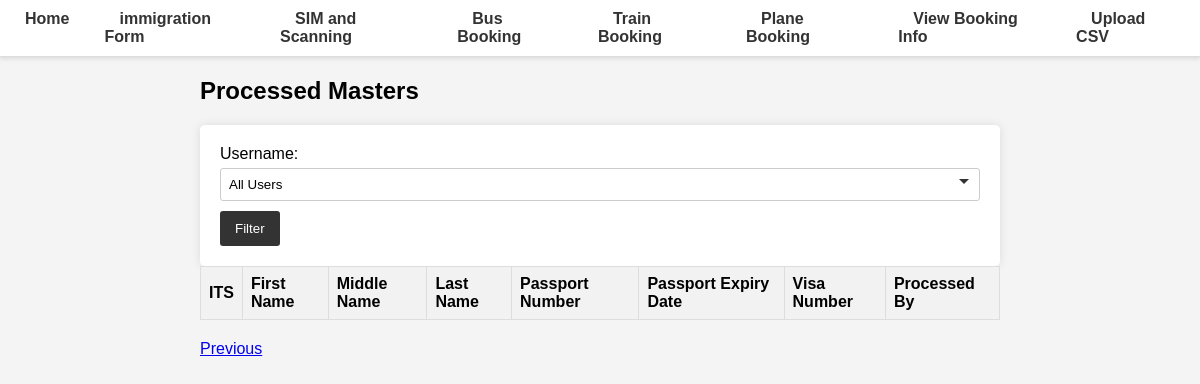
Page /processed-masters/?page=3&user=None on the earlier database version.
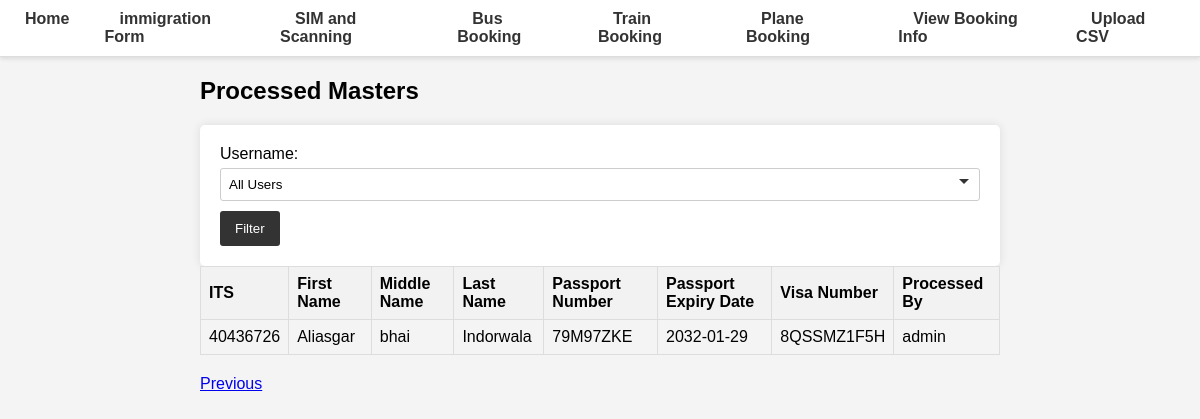
Same page on the later database version.
### database.py (models this page shows)
class ProcessedMaster(Base):
    __tablename__ = "processed_master"
    id = Column(Integer, primary_key=True, index=True)
    ITS = Column(Integer, ForeignKey('master.ITS'), unique=True, index=True)
    first_name = Column(String, index=True)
    middle_name = Column(String, index=True)
    last_name = Column(String, index=True)
    DOB = Column(Date)
    passport_No = Column(String, index=True)
    passport_Expiry = Column(Date, index=True)
    Visa_No = Column(String, index=True)
    Mode_of_Transport = Column(String, index=True)
    phone = Column(String, index=True)
    arrived = Column(Boolean, default=False)
    timestamp = Column(DateTime, default=func.now())
    processed_by = Column(String, ForeignKey('users.username'))

### main.py (the view)
@app.get("/processed-masters/", response_class=HTMLResponse)
async def get_processed_masters(
    request: Request,
    page: int = 1,
    db: Session = Depends(get_db)
):
    users = db.query(User).all()
    users = list(users)
    total_count = db.query(func.count(ProcessedMaster.ITS)).scalar()
    processed_masters = (
        db.query(ProcessedMaster)
        .offset((page - 1) * PAGE_SIZE)
        .limit(PAGE_SIZE)
        .all()
    )
    return templates.TemplateResponse(
        "processed_masters.html",
        {
            "request": request,
            "processed_masters": processed_masters,
            "page": page,
            "page_size": PAGE_SIZE,
            "total_count": total_count,
            "users": users,  # Pass the users list to the template# Pass the current user to the template
        }
    )

### templates/processed_masters.html (shortened to what this page needs)
{% extends "base.html" %}
{% block content %}
<h2>Processed Masters</h2>
<form action="?" method="get">
  <label for="user">Username:</label>
  <select name="user" id="user">
    <option value="">All Users</option>
  </select>
  <button type="submit">Filter</button>
</form>
{% set selected_user = request.query_params.get('user') %}
{% set selected_user_obj = users|selectattr("id", "equalto", selected_user)|first %}
<table>
  <tr>
    <th>ITS</th>
    <th>First Name</th>
    <th>Middle Name</th>
    <th>Last Name</th>
    <th>Passport Number</th>
    <th>Passport Expiry Date</th>
    <th>Visa Number</th>
    <th>Processed By</th>
  </tr>
  {% for master in processed_masters %}
  {% if not selected_user_obj or master.processed_by == selected_user_obj.username %}
  <tr>
    <td>{{ master.ITS }}</td>
    <td>{{ master.first_name }}</td>
    <td>{{ master.middle_name }}</td>
    <td>{{ master.last_name }}</td>
    <td>{{ master.passport_No }}</td>
    <td>{{ master.passport_Expiry }}</td>
    <td>{{ master.Visa_No }}</td>
    <td>{{ master.processed_by }}</td>
  </tr>
  {% endif %}
  {% endfor %}
</table>
<div>
  {% if page > 1 %}
  <a href="?page={{ page - 1 }}&user={{ selected_user }}">Previous</a>
  {% endif %}
</div>
{% endblock %}

Differences in the rows shown:
added ProcessedMaster: ITS "40436726", first_name "Aliasgar", middle_name "bhai", last_name "Indorwala", passport_No "79M97ZKE", passport_Expiry "2032-01-29", Visa_No "8QSSMZ1F5H", processed_by "admin"
